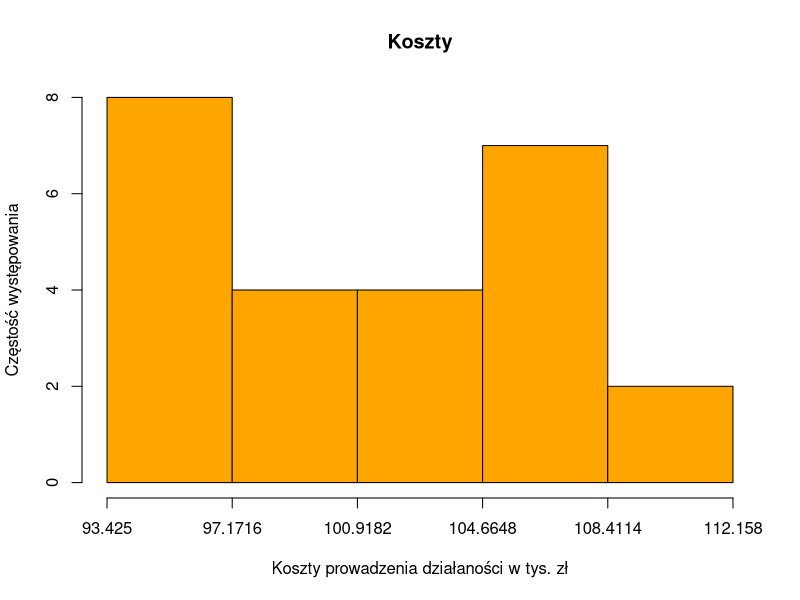
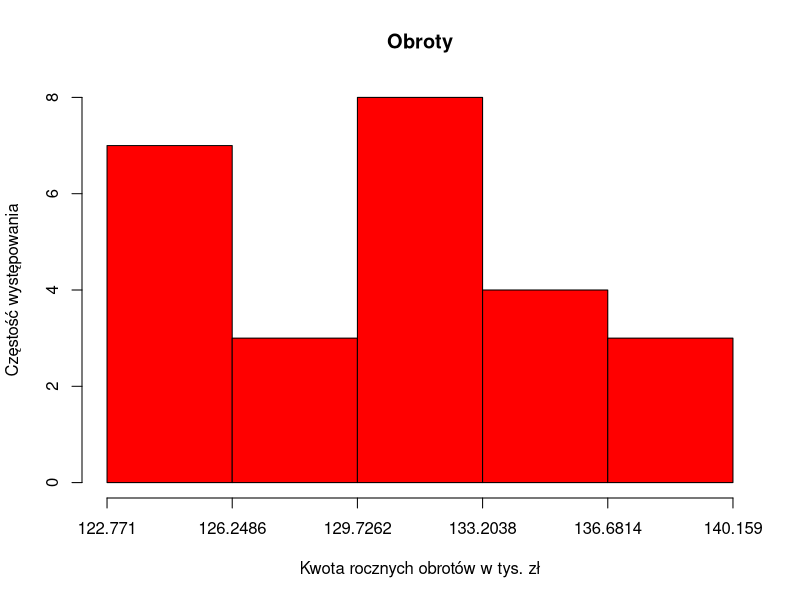

Recreate these plots in R, in order.
##############################
#######WCZYTANIE DANYCH#######
##############################

data1 <- read.csv(file = 'MS_projekt.csv', sep = ';')
koszty <- data1$koszty
obroty <- data1$obroty
##############################
#========= ZADANIE 1 =========
##############################

#MIARY POŁOŻENIA

srednia_koszty <- mean(data1[['koszty']])
srednia_obroty <- mean(data1[['obroty']])
kwantyle_koszty <- quantile(koszty)
kwantyle_obroty <- quantile(obroty)

moda <- function(x) {
  ux <- unique(x)
  ux[which.max(tabulate(match(x, ux)))]
}

moda_koszty <- moda(data1[['koszty']])
moda_obroty <- moda(data1[['obroty']])

mediana_koszty <- median(data1[['koszty']])
mediana_obroty <- median(data1[['obroty']])

#MIARY ZRÓŻNICOWANIA
odchylenie_koszty <- sd(data1[['koszty']])
odchylenie_obroty <- sd(data1[['obroty']])

wariancja_koszty <- var(data1[['koszty']])
wariancja_obroty <- var(data1[['obroty']])

srednie_odch_bezwzg_koszty <- mad(data1[['koszty']])
srednie_odch_bezwzg_obroty <- mad(data1[['obroty']])

wsp_zmiennosci_koszty <-
  sd(data1[['koszty']]) / mean(data1[['koszty']]) * 100
wsp_zmiennosci_obroty <-
  sd(data1[['obroty']]) / mean(data1[['obroty']]) * 100

rozstep_koszty <- IQR(data1[['koszty']])
rozstep_obroty <- IQR(data1[['obroty']])

rozstep_cwiartkowy_koszty <- IQR(data1[['koszty']]) / 2
rozstep_cwiartkowy_obroty <- IQR(data1[['obroty']]) / 2

#MIARY ASYMETRII
wspolczynnik_asymetrii <-
  function(tmp_data, tmp_row_name, tmp_odchylenie) {
    moment_centr_tmp <- 0
    for (xi in 1:(nrow(tmp_data))) {
      moment_centr_tmp <-
        moment_centr_tmp + (tmp_data[xi, tmp_row_name] - mean(tmp_data[[tmp_row_name]])) ^
        3
    }
    moment_centr <- 1 / (nrow(tmp_data) - 1) * moment_centr_tmp
    wspolczynnik_asymetrii <- (moment_centr) / (tmp_odchylenie ^ 3)
    return(wspolczynnik_asymetrii)
  }

wspolczynnik_asymetrii_koszty <-
  wspolczynnik_asymetrii(data1, 'koszty', odchylenie_koszty)
wspolczynnik_asymetrii_obroty <-
  wspolczynnik_asymetrii(data1, 'obroty', odchylenie_obroty)

kurtoza <- function(tmp_data, tmp_row_name, tmp_odchylenie) {
  moment_centr_4_tmp <- 0
  for (xi in 1:nrow(tmp_data)) {
    moment_centr_4_tmp <-
      moment_centr_4_tmp + (tmp_data[xi, tmp_row_name] - mean(tmp_data[[tmp_row_name]])) ^
      4
  }
  moment_centr_4 <- 1 / (nrow(tmp_data) - 1) * moment_centr_4_tmp
  tmp_kurtoza <- moment_centr_4 / (tmp_odchylenie ^ 4)
}

kurtoza_koszty <- kurtoza(data1, 'koszty', odchylenie_koszty)
kurtoza_obroty <- kurtoza(data1, 'obroty', odchylenie_obroty)
print(paste("Kurtoza obrotów: ", kurtoza_obroty))
print(paste("Skośność obrotów: ",wspolczynnik_asymetrii_obroty))
print(paste("Kurtoza kosztów: ", kurtoza_koszty))
print(paste("Skośność kosztów: ",wspolczynnik_asymetrii_koszty))
#KOSZTY HISTOGRAM
koszty <- data1$koszty
liczba_przedzialow_koszty <- sqrt(nrow(data1))
szerokosc_przedzialu_koszty <- (max(koszty) - min(koszty)) / liczba_przedzialow_koszty
bins_koszty <-
  seq(min(koszty), max(koszty), by = szerokosc_przedzialu_koszty)
szereg_koszty <- table(cut(koszty, 5))
print(transform(szereg_koszty)) #print szereg
hist(
  koszty,
  breaks = bins_koszty,
  main = "Koszty",
  xlab = "Koszty prowadzenia działaności w tys. zł",
  ylab = "Częstość występowania",
  col = "orange",
  axes = F
)
axis(2)
axis(1, at = seq(min(koszty), max(koszty), by=szerokosc_przedzialu_koszty), labels = seq(min(koszty), max(koszty), by = szerokosc_przedzialu_koszty))

#OBROTY HISTOGRAM
obroty <- data1$obroty
liczba_przedzialow_obroty <- sqrt(nrow(data1))
szerokosc_przedzialu_obroty <- (max(obroty) - min(obroty)) / liczba_przedzialow_obroty
bins_obroty <-
  seq(min(obroty), max(obroty), by = szerokosc_przedzialu_obroty)
szereg_obroty <- table(cut(obroty, 5))
hist(
  obroty,
  breaks = bins_obroty,
  main = "Obroty",
  xlab = "Kwota rocznych obrotów w tys. zł",
  ylab = "Częstość występowania",
  col = "red",
  axes = F
)
axis(2)
axis(1, at = seq(min(obroty), max(obroty), by=szerokosc_przedzialu_obroty) , labels = seq(min(obroty), max(obroty), by = szerokosc_przedzialu_obroty))

##############################
#========= ZADANIE 2 =========
##############################

#podajemy odpowiednie kolumny, rozkład hipotetyczny jest normalny, przekazywane estymatory są parametrami spodziewanego rozkładu
ks.test(data1$koszty,
        "pnorm",
        mean = mean(data1$koszty),
        sd = sd(data1$koszty))
#wartość p-value jest większa od poziomu istotności (alfa = 0.05), nie ma więc podstaw do odrzucenia hipotezy

ks.test(data1$obroty,
        "pnorm",
        mean = mean(data1$obroty),
        sd = sd(data1$obroty))
#wartość p-value jest większa od poziomu istotności (alfa = 0.05), nie ma więc podstaw do odrzucenia hipotezy


##############################
#========= ZADANIE 3 =========
##############################
alpha <- 0.02

#kwantyl rozkładu
q_t <- qt(1 - (alpha / 2), nrow(data1) - 1)

#przedział
left_edge_k <-
  (srednia_koszty - (q_t * (odchylenie_koszty / sqrt(nrow(
    data1
  ) - 1))))
right_edge_k <-
  (srednia_koszty + (q_t * (odchylenie_koszty / sqrt(nrow(
    data1
  ) - 1))))

#względna precyzja
blad_maksymalny_k <- (right_edge_k - left_edge_k) / 2

wzgledna_precyzja_k <- (blad_maksymalny_k / srednia_koszty * 100)

# Mamy podstawy do uogólnienia przedziału ufności
##############################
#=======ZADANIE 4=============
##############################

#oszacować przedziałowo wariancje obrotów
estymator_wariancji_obroty <- var(data1[['obroty']])

alpha <- 0.02
chi_kwadrat1 <- qchisq((1 - (alpha / 2)), (nrow(data1) - 1))
chi_kwadrat2 <- qchisq((alpha / 2), (nrow(data1) - 1))

#przedziaŁ:
left_edge <-
  (nrow(data1) * estymator_wariancji_obroty) / (chi_kwadrat1)
right_edge <-
  (nrow(data1) * estymator_wariancji_obroty) / (chi_kwadrat2)

#względna precyzja
blad_maksymalny <- (right_edge - left_edge) / 2

wzgledna_precyzja <-
  blad_maksymalny / estymator_wariancji_obroty * 100

#WNIOSEK: to jest niemiarodajne / "nie mamy podstaw do uogólnienia otrzymanego przedziału ufności"
##############################
#========= ZADANIE 5 =========
##############################

#H0: wartość średnia obrotów jest równa wartości średniej kosztów
#H1: wartość średnia obrotów jest większa od wartości średniej kosztów

#nie wiemy, czy wariancje są równe
#H0: wariancja_obroty = wariancja_koszty
#H1: wariancja_obroty > wariancja_koszty

nieobc_estymator_wariancji_koszty <-
  var(data1[['koszty']]) * nrow(data1) / (nrow(data1) - 1)
nieobc_estymator_wariancji_obroty <-
  var(data1[['obroty']]) * nrow(data1) / (nrow(data1) - 1)

statystyka_F <-
  nieobc_estymator_wariancji_obroty / nieobc_estymator_wariancji_koszty
print(statystyka_F)

alpha <- 0.05

zbior_krytyczny <- qf((1 - alpha), (nrow(data1) - 1), (nrow(data1) - 1))

# ponieważ nasza wartośc statystyki testowej jest mniejsza niż lewa krawędź przedziału obszaru krytycznego
# nie ma podstaw do odrzucenia hipotezy

statystyka_T <- (srednia_obroty - srednia_koszty) / sqrt((
  nrow(data1) * nieobc_estymator_wariancji_obroty + nrow(data1) * nieobc_estymator_wariancji_koszty
) / (nrow(data1) * 2 - 2) * (nrow(data1) * 2) / (nrow(data1) ^ 2)
)
left_edge_T <- qt((1 - alpha), (2 * nrow(data1) - 2))
#wartośc statystyki należy do obszru krytycznego, zatem odrzucamy hipotezę zerową i przyjmujemy hipotezę alternatywną, że branża jest dochodowa
